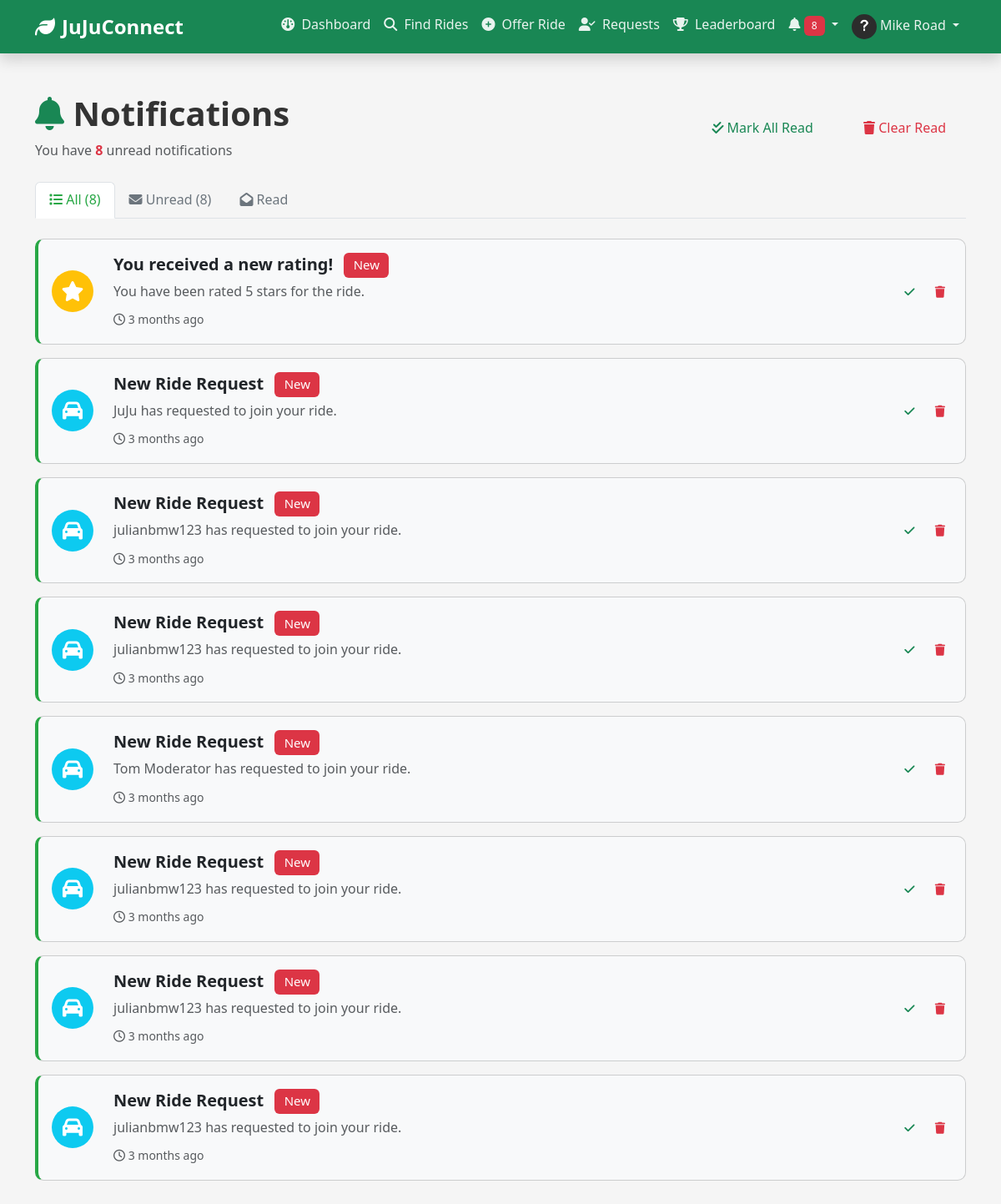
Screenshot of /notifications.php (signed in) with the database file from the repository.
### tables this page shows
CREATE TABLE IF NOT EXISTS `notifications` (
  `NotificationID` int(11) NOT NULL AUTO_INCREMENT,
  `UserID` int(11) NOT NULL,
  `Type` enum('Ride Request','Request Approved','Request Rejected','Ride Cancelled','New Rating','Achievement','System') NOT NULL,
  `Title` varchar(255) NOT NULL,
  `Message` text NOT NULL,
  `RelatedID` int(11) DEFAULT NULL COMMENT 'ID of related entity (RideID, RequestID, etc.)',
  `IsRead` tinyint(1) DEFAULT 0,
  `CreatedAt` timestamp NULL DEFAULT CURRENT_TIMESTAMP,
  PRIMARY KEY (`NotificationID`),
  KEY `idx_user` (`UserID`),
  KEY `idx_read` (`IsRead`),
  KEY `idx_created` (`CreatedAt`),
  KEY `idx_notifications_user_read` (`UserID`,`IsRead`,`CreatedAt`),
  CONSTRAINT `notifications_ibfk_1` FOREIGN KEY (`UserID`) REFERENCES `users` (`UserID`) ON DELETE CASCADE
);

### includes/functions.php (called while the page is built, shortened)
<?php
function time_ago($datetime) {
    $timestamp = strtotime($datetime);
    $difference = time() - $timestamp;
    $periods = [
        'year' => 31536000,
        'month' => 2592000,
        'week' => 604800,
        'day' => 86400,
        'hour' => 3600,
        'minute' => 60,
        'second' => 1
    ];
    foreach ($periods as $key => $value) {
        if ($difference >= $value) {
            $time = floor($difference / $value);
            return $time . ' ' . $key . ($time > 1 ? 's' : '') . ' ago';
        }
    }
    return 'Just now';
}
function get_unread_notifications_count($pdo, $user_id) {
    $stmt = $pdo->prepare("SELECT COUNT(*) FROM Notifications WHERE UserID = ? AND IsRead = 0");
    $stmt->execute([$user_id]);
    return $stmt->fetchColumn();
}
function e($string) {
    return htmlspecialchars($string ?? '', ENT_QUOTES, 'UTF-8');
}
?>

### notifications.php (the view, shortened to what this page needs)
<?php
require_once 'config/database.php';
require_once 'includes/functions.php';
$user_id = $_SESSION['user_id'];
$items_per_page = 20;
$page = isset($_GET['page']) ? max(1, intval($_GET['page'])) : 1;
$offset = ($page - 1) * $items_per_page;
$filter = $_GET['filter'] ?? 'all';
$where_clause = "WHERE UserID = ?";
$params = [$user_id];
$count_stmt = $pdo->prepare("SELECT COUNT(*) FROM Notifications $where_clause");
$count_stmt->execute($params);
$total_notifications = $count_stmt->fetchColumn();
$stmt = $pdo->prepare("
    SELECT * FROM Notifications
    $where_clause
    ORDER BY CreatedAt DESC
    LIMIT ? OFFSET ?
");
$params[] = $items_per_page;
$params[] = $offset;
$stmt->execute($params);
$notifications = $stmt->fetchAll();
include 'includes/header.php';
?>
<div class="container my-5">
    <div class="row">
        <div class="col-12">
            <div class="d-flex justify-content-between align-items-center mb-4">
                <div>
                    <h1 class="mb-2">
                        <i class="fas fa-bell text-success"></i> Notifications
                    </h1>
                    <p class="text-muted mb-0">
                        <?php if ($unread_count > 0): ?>
                            You have <strong class="text-danger"><?php echo $unread_count; ?></strong> unread notification<?php echo $unread_count > 1 ? 's' : ''; ?>
                        <?php else: ?>
                            All caught up! No unread notifications.
                        <?php endif; ?>
                    </p>
                </div>
                <div>
                    <?php if ($unread_count > 0): ?>
                        <button class="btn btn-outline-success" id="markAllReadBtn">
                            <i class="fas fa-check-double"></i> Mark All Read
                        </button>
                    <?php endif; ?>
                    <button class="btn btn-outline-danger ms-2" id="deleteAllReadBtn">
                        <i class="fas fa-trash"></i> Clear Read
                    </button>
                </div>
            </div>
            <ul class="nav nav-tabs mb-4">
                <li class="nav-item">
                    <a class="nav-link <?php echo $filter === 'all' ? 'active' : ''; ?>"
                       href="?filter=all">
                        <i class="fas fa-list"></i> All (<?php echo $total_notifications; ?>)
                    </a>
                </li>
                <li class="nav-item">
                    <a class="nav-link <?php echo $filter === 'unread' ? 'active' : ''; ?>"
                       href="?filter=unread">
                        <i class="fas fa-envelope"></i> Unread (<?php echo $unread_count; ?>)
                    </a>
                </li>
                <li class="nav-item">
                    <a class="nav-link <?php echo $filter === 'read' ? 'active' : ''; ?>"
                       href="?filter=read">
                        <i class="fas fa-envelope-open"></i> Read
                    </a>
                </li>
            </ul>
            <?php if (count($notifications) > 0): ?>
                <div class="notifications-list">
                    <?php foreach ($notifications as $notification): ?>
                        <?php
                        $icon = 'fa-bell';
                        $color = 'primary';
                        switch ($notification['Type']) {
                            case 'Ride Request':
                                $icon = 'fa-car';
                                $color = 'info';
                                break;
                            case 'New Rating':
                                $icon = 'fa-star';
                                $color = 'warning';
                                break;
                        }
                        $is_unread = !$notification['IsRead'];
                        $time_ago = time_ago($notification['CreatedAt']);
                        ?>
                        <div class="card notification-card mb-3 <?php echo $is_unread ? 'unread' : 'read'; ?>"
                             data-notification-id="<?php echo $notification['NotificationID']; ?>">
                            <div class="card-body">
                                <div class="row align-items-center">
                                    <div class="col-auto">
                                        <div class="notification-icon bg-<?php echo $color; ?>">
                                            <i class="fas <?php echo $icon; ?>"></i>
                                        </div>
                                    </div>
                                    <div class="col">
                                        <h5 class="mb-1">
                                            <?php echo e($notification['Title']); ?>
                                            <?php if ($is_unread): ?>
                                                <span class="badge bg-danger ms-2">New</span>
                                            <?php endif; ?>
                                        </h5>
                                        <p class="mb-2 text-muted">
                                            <?php echo nl2br(e($notification['Message'])); ?>
                                        </p>
                                        <small class="text-muted">
                                            <i class="far fa-clock"></i> <?php echo $time_ago; ?>
                                        </small>
                                    </div>
                                    <div class="col-auto">
                                        <?php if ($is_unread): ?>
                                            <button class="btn btn-sm btn-outline-success mark-read-btn me-1"
                                                    title="Mark as read">
                                                <i class="fas fa-check"></i>
                                            </button>
                                        <?php endif; ?>
                                        <button class="btn btn-sm btn-outline-danger delete-notification-btn"
                                                title="Delete">
                                            <i class="fas fa-trash"></i>
                                        </button>
                                    </div>
                                </div>
                            </div>
                        </div>
                    <?php endforeach; ?>
                </div>
            <?php endif; ?>
        </div>
    </div>
</div>
<?php include 'includes/footer.php'; ?>

### assets/css/style.css (style rules this page uses)
:root { --primary-color: #28a745; --secondary-color: #007bff; --success-color: #28a745; --danger-color: #dc3545; --warning-color: #ffc107; --info-color: #17a2b8; --light-color: #f8f9fa; --dark-color: #343a40; --font-family: 'Segoe UI', Tahoma, Geneva, Verdana, sans-serif; }
* { margin: 0; padding: 0; box-sizing: border-box; }
body { font-family: var(--font-family); background-color: #f5f5f5; color: #333; line-height: 1.6; min-height: 100vh; display: flex; flex-direction: column; }
html { scroll-behavior: smooth; }
h1, h2, h3, h4, h5, h6 { font-weight: 600; margin-bottom: 1rem; }
a { text-decoration: none; transition: all 0.3s ease; }
.nav-link { font-weight: 500; transition: all 0.3s ease; }
.card { border-radius: 10px; transition: all 0.3s ease; overflow: hidden; }
.btn { border-radius: 8px; padding: 0.5rem 1.5rem; font-weight: 500; transition: all 0.3s ease; border: none; }
.badge { padding: 0.5em 0.75em; border-radius: 6px; font-weight: 500; }

### notifications.php (style rules this page uses)
.notification-card { border-left: 4px solid transparent; transition: all 0.3s ease; }
.notification-card.unread { background-color: #f8f9fa; border-left-color: #28a745; }
.notification-icon { width: 50px; height: 50px; border-radius: 50%; display: flex; align-items: center; justify-content: center; color: white; font-size: 1.5rem; }
.notification-card .btn-sm { padding: 0.25rem 0.5rem; }
.nav-tabs .nav-link { color: #6c757d; }
.nav-tabs .nav-link.active { color: #28a745; border-color: #dee2e6 #dee2e6 #fff; }

### rows the page displays
notifications: Title "You received a new rating!", IsRead "New", Message "You have been rated 5 stars for the ride.", CreatedAt "3 months ago"
notifications: Title "New Ride Request", IsRead "New", Message "JuJu has requested to join your ride.", CreatedAt "3 months ago"
notifications: Title "New Ride Request", IsRead "New", Message "julianbmw123 has requested to join your ride.", CreatedAt "3 months ago"
notifications: Title "New Ride Request", IsRead "New", Message "julianbmw123 has requested to join your ride.", CreatedAt "3 months ago"
notifications: Title "New Ride Request", IsRead "New", Message "Tom Moderator has requested to join your ride.", CreatedAt "3 months ago"
notifications: Title "New Ride Request", IsRead "New", Message "julianbmw123 has requested to join your ride.", CreatedAt "3 months ago"
notifications: Title "New Ride Request", IsRead "New", Message "julianbmw123 has requested to join your ride.", CreatedAt "3 months ago"
notifications: Title "New Ride Request", IsRead "New", Message "julianbmw123 has requested to join your ride.", CreatedAt "3 months ago"

### other values shown
SITE_NAME "JuJuConnect"
$unread_count "8"
$_SESSION['full_name'] "Mike Road"
$total_notifications "8"
